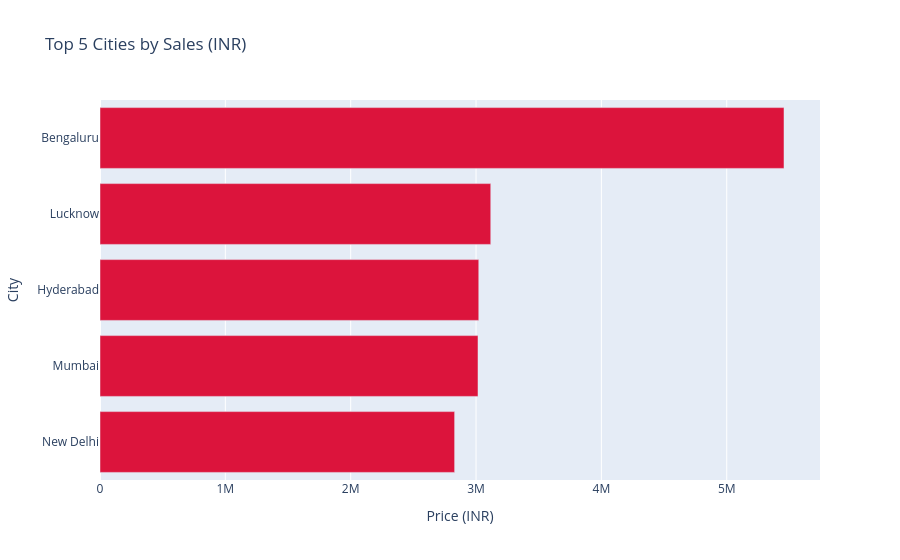

The code cell stored with this chart in its notebook:
### Markdown cell above
## Top 5 Cities by Sales

### Code cell
top_5_cities = (
    df.groupby("City")["Price (INR)"]
    .sum()
    .nlargest(5)
    .sort_values()
    .reset_index()
)

fig = px.bar(
    top_5_cities,
    x="Price (INR)",
    y="City",
    orientation="h",
    title="Top 5 Cities by Sales (INR)",
    color_discrete_sequence=["crimson"]
)

fig.show()

### Figure 1 — Plotly figure (JSON) as saved in the notebook; plotly's stock layout.template omitted (floating-point values rounded to 4 significant figures)
{"data": [{"hovertemplate": "Price (INR)=%{x}<br>City=%{y}<extra></extra>", "legendgroup": "", "marker": {"color": "crimson", "pattern": {"shape": ""}}, "name": "", "orientation": "h", "showlegend": false, "textposition": "auto", "type": "bar", "x": [2829000.0, 3016000.0, 3022000.0, 3117000.0, 5457000.0], "xaxis": "x", "y": ["New Delhi", "Mumbai", "Hyderabad", "Lucknow", "Bengaluru"], "yaxis": "y"}], "layout": {"barmode": "relative", "legend": {"tracegroupgap": 0}, "title": {"text": "Top 5 Cities by Sales (INR)"}, "xaxis": {"anchor": "y", "domain": [0, 1], "title": {"text": "Price (INR)"}}, "yaxis": {"anchor": "x", "domain": [0, 1], "title": {"text": "City"}}}}
